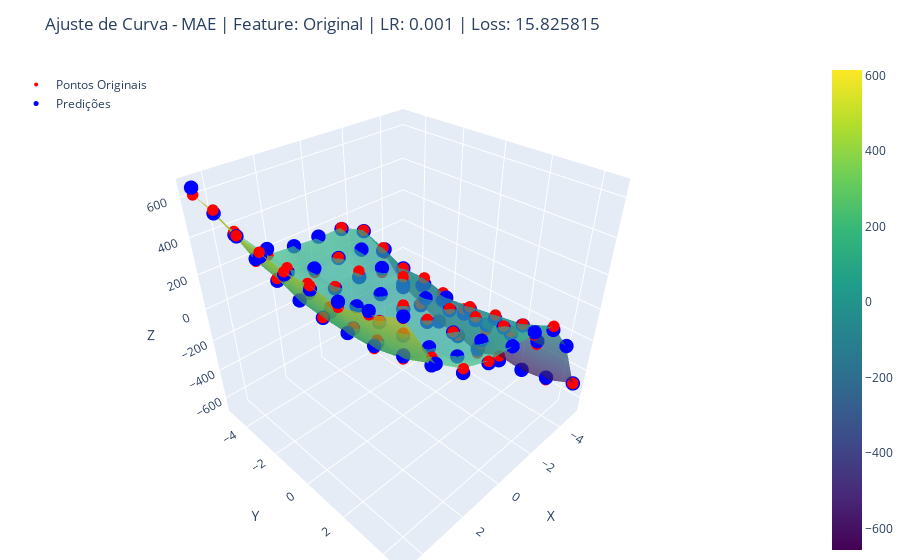

Notebook code for this chart:
### Markdown cell above
### MAE

### Code cell
_ = plot_best_by_loss(df_result, "MAE", df, features_normalized, features_standardized, show_original_points=True)
